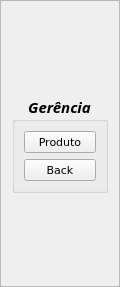
       <widget class="QFrame" name="Gerencia_Frame">
        <property name="geometry">
         <rect>
          <x>0</x>
          <y>0</y>
          <width>120</width>
          <height>287</height>
         </rect>
        </property>
        <property name="autoFillBackground">
         <bool>true</bool>
        </property>
        <property name="frameShape">
         <enum>QFrame::StyledPanel</enum>
        </property>
        <property name="frameShadow">
         <enum>QFrame::Raised</enum>
        </property>
        <layout class="QGridLayout" name="gridLayout_16">
         <item row="0" column="0">
          <widget class="QGroupBox" name="GerenciaMenu">
           <property name="enabled">
            <bool>true</bool>
           </property>
           <property name="sizePolicy">
            <sizepolicy hsizetype="Fixed" vsizetype="Fixed">
             <horstretch>0</horstretch>
             <verstretch>0</verstretch>
            </sizepolicy>
           </property>
           <property name="minimumSize">
            <size>
             <width>10</width>
             <height>0</height>
            </size>
           </property>
           <property name="sizeIncrement">
            <size>
             <width>0</width>
             <height>0</height>
            </size>
           </property>
           <property name="font">
            <font>
             <family>Sitka Display</family>
             <pointsize>11</pointsize>
             <weight>75</weight>
             <italic>true</italic>
             <bold>true</bold>
             <strikeout>false</strikeout>
             <kerning>true</kerning>
            </font>
           </property>
           <property name="title">
            <string>Gerência</string>
           </property>
           <property name="alignment">
            <set>Qt::AlignCenter</set>
           </property>
           <layout class="QGridLayout" name="gridLayout_17">
            <item row="0" column="0">
             <widget class="QPushButton" name="Ger_Button1">
              <property name="font">
               <font>
                <family>Verdana</family>
                <pointsize>8</pointsize>
                <weight>50</weight>
                <italic>false</italic>
                <bold>false</bold>
               </font>
              </property>
              <property name="text">
               <string>Produto</string>
              </property>
             </widget>
            </item>
            <item row="2" column="0">
             <widget class="QPushButton" name="GereBack_Button">
              <property name="font">
               <font>
                <family>Verdana</family>
                <pointsize>8</pointsize>
                <weight>50</weight>
                <italic>false</italic>
                <bold>false</bold>
               </font>
              </property>
              <property name="text">
               <string>Back</string>
              </property>
             </widget>
            </item>
           </layout>
          </widget>
         </item>
        </layout>
       </widget>
